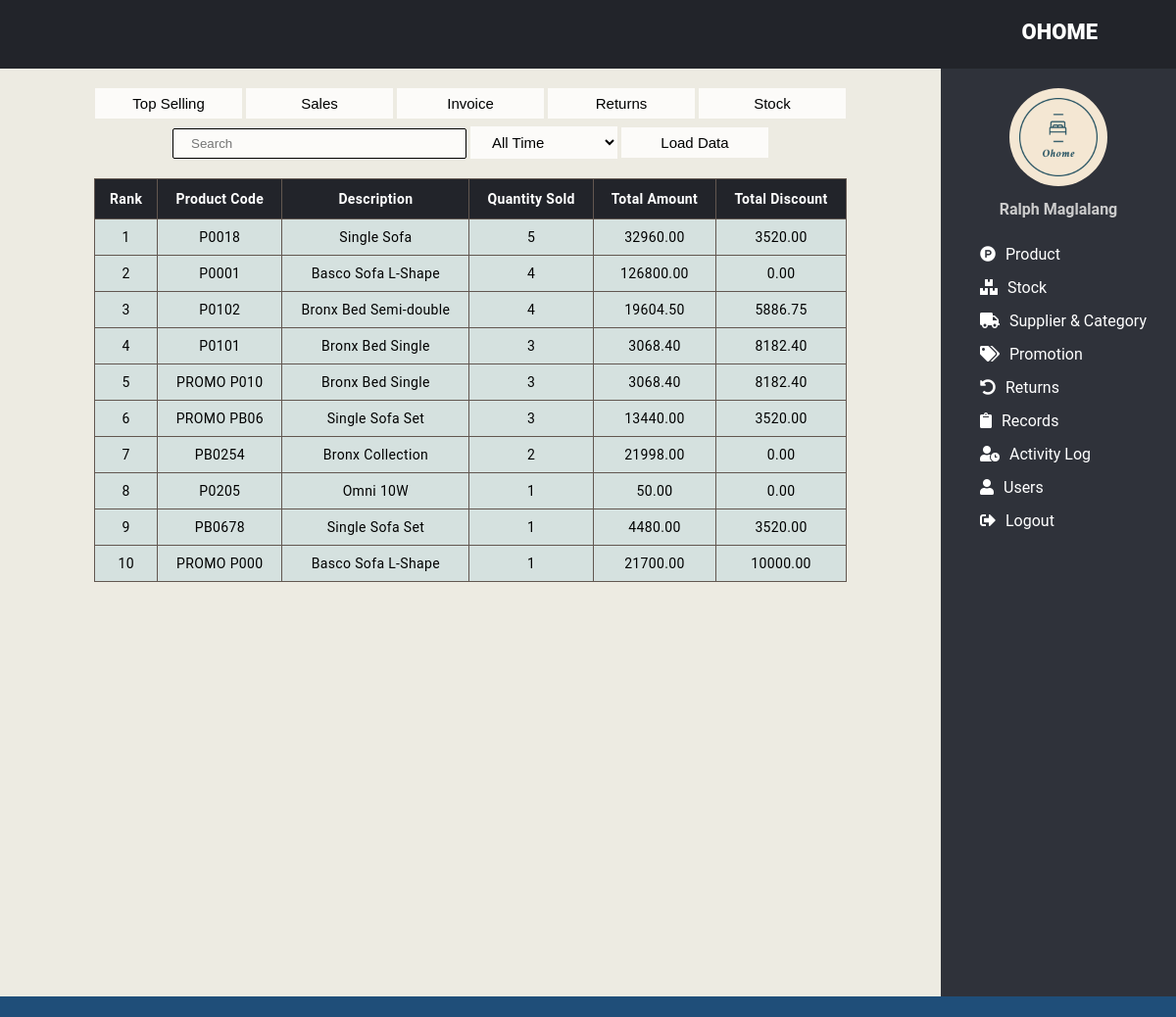
/POSINVENTORY/admin/adminrecords.php (signed in), run on the app's committed database.
### tables this page shows
CREATE TABLE `tblsales` (
  `saleNO` int(10) NOT NULL,
  `invoiceNO` varchar(20) NOT NULL,
  `productcode` varchar(10) NOT NULL,
  `description` varchar(50) NOT NULL,
  `quantity` int(10) NOT NULL,
  `itemtotal` decimal(10,2) NOT NULL,
  `discount` decimal(10,2) NOT NULL,
  `discountdetails` varchar(100) DEFAULT NULL
);

### POSINVENTORY/admin/adminrecords.php (the view, shortened to what this page needs)
<?php
    require '../include/dbcon.php';
    if(isset($_SESSION["ID"]))
    {
        if(isset($_SESSION["InvoiceTab"]))
        {
            if (!isset($_GET["Load"])) {
                $Display = "SELECT * FROM tblsalesinvoice ORDER BY time DESC";}
            else {
                if($_GET["Filter"]!="All") {
                    $Display = empty($_GET["Search"]) ? "SELECT * FROM tblsalesinvoice WHERE time >= '".$_GET["Filter"]."' ORDER BY time DESC" : "SELECT * FROM tblsalesinvoice WHERE time >= '".$_GET["Filter"]."' AND (invoiceNO LIKE '%".$_GET["Search"]."%' OR total LIKE '%".$_GET["Search"]."%' OR bill LIKE '%".$_GET["Search"]."%') ORDER BY time DESC";;
                    !empty($_GET["Search"]) ? $_SESSION["Search"]=$_GET["Search"] : $_SESSION["Search"]=""; $_SESSION["Filter"]=$_GET["Filter"];}
                else {
                    $Display = empty($_GET["Search"]) ? "SELECT * FROM tblsalesinvoice ORDER BY time DESC" : "SELECT * FROM tblsalesinvoice WHERE (invoiceNO LIKE '%".$_GET["Search"]."%' OR total LIKE '%".$_GET["Search"]."%' OR bill LIKE '%".$_GET["Search"]."%') ORDER BY time DESC";;
                    !empty($_GET["Search"]) ? $_SESSION["Search"]=$_GET["Search"] : $_SESSION["Search"]="";
                    unset($_SESSION["Filter"]);}
            }
        }
        else
        {
            if (!isset($_GET["Load"])) {
                $Display = "SELECT tblsales.*, tblsalesinvoice.time FROM tblsales INNER JOIN tblsalesinvoice WHERE tblsales.invoiceNO=tblsalesinvoice.invoiceNO";
                isset($_SESSION["DiscountsTab"])? $Display .= " AND tblsales.discount > 0 " : "";}
            $Display .= " ORDER BY tblsalesinvoice.time DESC";
        }
    }
    else
    {
        header("location:../index.php");
    }
 ?>
<!DOCTYPE html>
<html>
    <head>
        <link rel="stylesheet" type="text/css" href="https://cdnjs.cloudflare.com/ajax/libs/font-awesome/5.13.0/css/all.min.css">
        <link rel="stylesheet" href="../styles.css">
    </head>
    <body>
    <header>
		<div class="right_area">
			<h3>Ohome</h3>
		</div>
	</header>
        <div class="main">
            <div class="activity">
                <div class="tabs">
                    <form method="get">
                        <button name="TopTab">Top Selling</button>
                        <button name="SalesTab">Sales</button>
                        <button name="InvoiceTab">Invoice</button>
                        <button name="ReturnsTab">Returns</button>
                        <button name="StockTab">Stock</button>
                    </form>
                    <form method="get">
                        <input type="search" name="Search" placeholder="Search" value="<?php echo isset($_SESSION['Search']) ? $_SESSION['Search'] : ''; ?>">
                        <select name="Filter">
                            <option value = "All" <?php echo isset($_SESSION['Filter']) ? '' : 'selected'; ?>>All Time</option>
                        </select>
                        <button name="Load">Load Data</button>
                    </form>
                </div>
                <table class="table">
                <?php
                    if(isset($_SESSION["SalesTab"]) || isset($_SESSION["DiscountsTab"]))
                    {
                        echo '<tr>
                            <th>#</th><th>Invoice NO</th><th>Time</th><th>Product Code</th><th>Description</th><th>Quantity</th><th>Item Total</th><th>Discount</th>
                        </tr>';
                        $pdoDisplay = $pdoConnect->prepare($Display);
                        $pdoDisplay->execute();
                        $num=0;
                        foreach ($pdoDisplay as $item)
                        {
                            $num++;
                            echo   '<tr>
                                    <td>'.$num.'</td>
                                    <td>'.$item['invoiceNO'].'</td>
                                    <td>'.$item['time'].'</td>
                                    <td>'.$item['productcode'].'</td>
                                    <td>'.$item['description'].'</td>
                                    <td>'.$item['quantity'].'</td>
                                    <td>'.$item['itemtotal'].'</td>
                                    <td>'.$item['discount'].'</td>
                                    </tr>';
                        }
                    }
                    else
                    {
                        $pdoCount = $pdoConnect->prepare($Display);
                        $pdoCount->execute();
                        echo '<tr>
                            <th>Rank</th><th>Product Code</th><th>Description</th><th>Quantity Sold</th><th>Total Amount</th><th>Total Discount</th>
                        </tr>';
                        $num=0;
                        foreach($_SESSION["TopSelling"] as $product)
                        {
                            $num++;
                            echo   '<tr>
                                <td>'.$num.'</td>
                                <td>'.$product['ProductCode'].'</td>
                                <td>'.$product['Description'].'</td>
                                <td>'.$product['Quantity'].'</td>
                                <td>'.number_format((float)$product["ItemTotal"], 2, '.', '').'</td>
                                <td>'.number_format((float)$product["Discount"], 2, '.', '').'</td>
                                </tr>';
                        }
                    }
                ?>
                </table>
            </div>
            <div class="navigation">
                <?php
                    include '../include/adminnav.php';
                ?>
            </div>
        <div class="footer">
        </div>
    </body>
</html>

### POSINVENTORY/styles.css (style rules this page uses)
body { margin: 0; padding: 0; font-family: "Roboto", sans-serif; background-color: #edebe2; }
header { position: fixed; background: #22242A; padding: 20px; width: 100%; height: 30px; }
.right_area h3 { color: #fff; margin: 0; text-transform: uppercase; font-size: 22px; font-weight: 850; float: right; margin-right: 100px; }
.navigation { background: #2f323A; margin-top: 70px; padding-top: 20px; position: fixed; right: 0; width: 20%; height: 100%; transition: 0.5s; transition-property: right; }
.activity { position: fixed; margin-top: 70px; padding-bottom: 100px; width: 80%; height: 68%; float: left; overflow-y: scroll; text-align: center; }
.tabs { padding: 20px; }
.tabs button, .tabs select { width: 150px; padding: 7px 18px; border: none; font-size: 15px; background-color: rgba(255, 255, 255, 0.801); }
.tabs input { width: 300px; margin-top: 10px; padding: 7px 18px; border: 0.3px solid #000000; border-radius: 2px; background-color: rgba(255, 255, 255, 0.801); }
.footer { width: 100%; height: 2vh; position: fixed; bottom: 0vh; background-color: #1F4E79; }
.table { width: 80%; border-collapse: collapse; margin: auto; margin-bottom: 200px; }
.table th { background-color: #22242A; color: #fff; font-weight: 600; padding: 12px; border: 1.5px solid #625750; }
.table tr, .table td { font-size: 14px; letter-spacing: 0.35px; background-color: #d5e1df; padding: 10px; border: 1px solid #625750; }

### data on the page
tblsales: productcode "P0102", description "Bronx Bed Semi-double", Quantity "4", ItemTotal "19604.50", discount "5886.75"
tblsales: productcode "PROMO PB06", description "Single Sofa Set", quantity "3", itemtotal "13440.00", discount "3520.00"
tblsales: productcode "PB0254", description "Bronx Collection", quantity "2", itemtotal "21998.00", discount "0.00"
tblsales: productcode "P0205", description "Omni 10W", quantity "1", itemtotal "50.00", discount "0.00"
tblsales: productcode "PB0678", description "Single Sofa Set", quantity "1", itemtotal "4480.00", discount "3520.00"
tblsales: productcode "PROMO P000", description "Basco Sofa L-Shape", quantity "1", itemtotal "21700.00", discount "10000.00"

### other printed values
$product['ProductCode'] "P0018"
$product['Description'] "Single Sofa"
$product['Quantity'] "5"
$product["ItemTotal"] "32960.00"
$product["Discount"] "3520.00"
$product['ProductCode'] "P0001"
$product['Description'] "Basco Sofa L-Shape"
$product['Quantity'] "4"
$product["ItemTotal"] "126800.00"
$product["Discount"] "0.00"
$product['ProductCode'] "P0101"
$product['Description'] "Bronx Bed Single"
$product['Quantity'] "3"
$product["ItemTotal"] "3068.40"
$product["Discount"] "8182.40"
